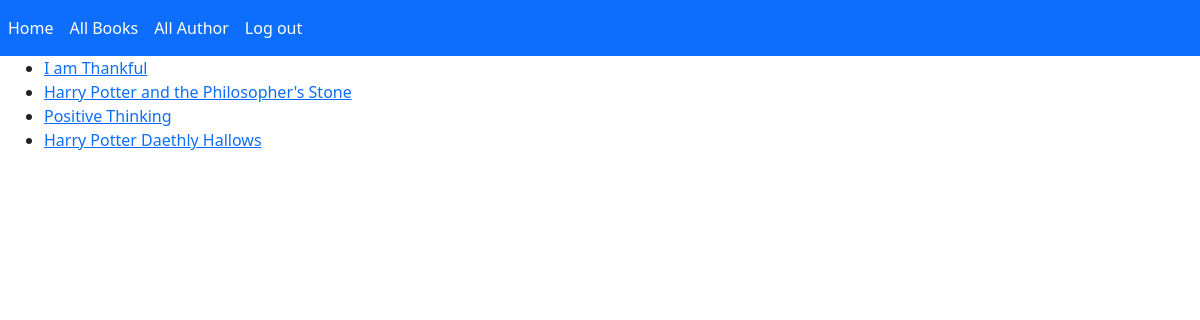
Page /catalog/books/ (signed in) on the committed database.
### catalog/models.py (models this page shows, shortened)
class Book(models.Model):
    title = models.CharField(max_length=200)
    author = models.ForeignKey(Author, on_delete=models.RESTRICT, null=True)  # Defines a many-to-one relationship with Author model
    summary = models.TextField(
        max_length=1000,
        help_text="Enter a brief description of the book",
        null=True
    )
    isbn = models.CharField(
        'ISBN',
        max_length=13,
        unique=True,  # Ensures each ISBN is unique
        help_text="13 character ISBN"
    )
    genre = models.ManyToManyField(
        Genre,
        help_text="Select a genre for this book"
    )
    language = models.ForeignKey(Language, on_delete=models.RESTRICT, null=True)  # Defines a many-to-one relationship with Language model
    def get_absolute_url(self):
        return reverse("book_detail", args=[str(self.id)])  # Returns the URL to view details of the book

### catalog/views.py (the view)
# urls.py: path('books/', views.Book_view.as_view(),name='books'),
class Book_view(LoginRequiredMixin, generic.ListView):
    login_url = 'accounts/login/'
    redirect_field_name = 'login'
    model = Book  # Specify the model to be used
    context_object_name = 'book_list'  # Name of the context variable for the book list
    queryset = Book.objects.all()  # Queryset to get all books
    template_name = 'book_list.html'  # Specify the template to be used
    def get_context_data(self, **kwargs):
        context = super(Book_view, self).get_context_data(**kwargs)  # Call the base implementation
        context['menu_items'] = menu_items  # Add menu items to the context
        return context

### catalog/templates/book_list.html
{% extends "home.html" %} {%block navbar%} {% for menu in menu_items %}
<li class="nav-item">
  <a class="nav-link active" href="{{menu.urlName}}" aria-current="page"
    >{{menu.text}}</a
  >
</li>
{% endfor %} {% endblock navbar %} {% block content %} {% if book_list %}
<ul>
  {% for book in book_list %}
  <li>
    <a href="{{book.get_absolute_url}}">{{book.title}}</a>
  </li>
  {% endfor %}
</ul>
{% else %}
<h2>No Book to display</h2>
{% endif %} {% endblock content %}

### rows in the picture
Book: title "I am Thankful"
Book: title "Harry Potter and the Philosopher's Stone"
Book: title "Positive Thinking"
Book: title "Harry Potter Daethly Hallows"

### other values in the picture
{{ menu.text }} "Home" "All Books" "All Author" "Log out"
